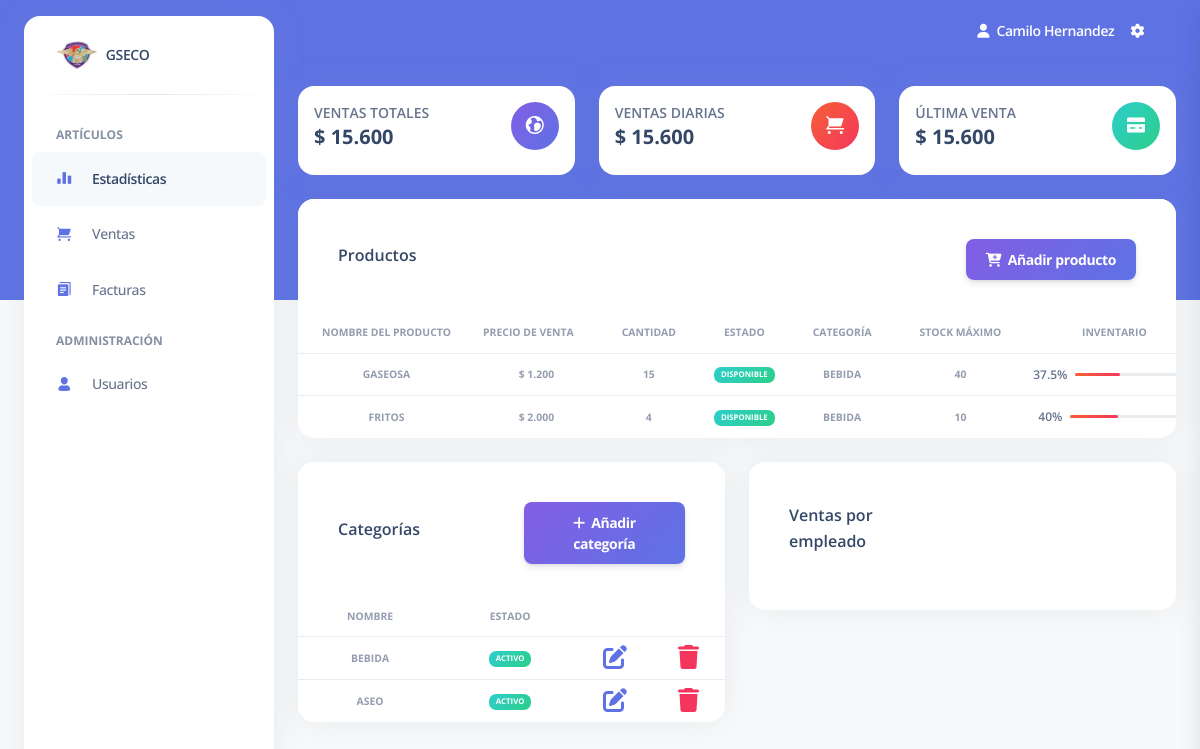
/stats.php (signed in), run on the app's committed database.
### tables this page shows
CREATE TABLE `usuario` (
  `id_usuario` int(10) UNSIGNED NOT NULL,
  `nombres` varchar(45) NOT NULL,
  `apellidos` varchar(45) NOT NULL,
  `tipo_documento` varchar(45) NOT NULL,
  `num_documento` varchar(45) NOT NULL,
  `email` varchar(45) NOT NULL,
  `password` varchar(45) NOT NULL,
  `estado` tinyint(1) NOT NULL DEFAULT 1,
  `rol_id_rol` int(10) UNSIGNED NOT NULL
);

CREATE TABLE `categoria` (
  `id_categoria` int(10) UNSIGNED NOT NULL,
  `nombre` varchar(45) NOT NULL,
  `estado` tinyint(1) NOT NULL DEFAULT 1
);

### stats.php (the view, shortened to what the rows shown need)
<?php
include_once("conexion.php");
include_once("Consultas.php");
require('./models/categoria.php');
$cat = new Categoria();
$categorias = $cat->index();
?>
<!DOCTYPE html>
<html lang="es">
<head>
  <link href="./assets/css/nucleo-icons.css" rel="stylesheet" />
  <link href="./assets/css/nucleo-svg.css" rel="stylesheet" />
  <link href="./assets/css/nucleo-svg.css" rel="stylesheet" />
  <link id="pagestyle" href="./assets/css/argon-dashboard.css?v=2.0.2" rel="stylesheet" />
</head>
<body class="g-sidenav-show bg-gray-100">
  <main class="main-content position-relative border-radius-lg ">
    <nav class="navbar navbar-main navbar-expand-lg px-0 mx-4 shadow-none border-radius-xl " id="navbarBlur"
      data-scroll="false">
      <div class="container-fluid py-1 px-3">
        <div class="collapse navbar-collapse mt-sm-0 mt-2 me-md-0 me-sm-4" id="navbar">
          <ul class="navbar-nav  justify-content-end">
            <li class="nav-item d-flex align-items-center">
              <a class="nav-link text-white font-weight-bold px-0">
                <i class="fa fa-user me-sm-1"></i>
                <span class="d-sm-inline d-none text-capitalize">
                  <?php echo $nombreUsuario; ?>
                </span>
                <div class="wrap">
              </a>
            </li>
          </ul>
        </div>
      </div>
    </nav>
    <div class="container-fluid py-4">
      <div class="row mt-4">
        <div class="col-xl-12">
          <div class="card">
            <div class="table-responsive">
              <table class="table align-items-center mb-0">
                <thead>
                  <tr>
                    <th align="center"
                      class="text-center text-uppercase text-black text-xxs font-weight-bolder opacity-7">
                      Nombre del producto</th>
                    <th align="center"
                      class="text-center text-uppercase text-black text-xxs font-weight-bolder opacity-7 ps-2">
                      Precio de venta</th>
                    <th align="center"
                      class="text-center text-uppercase text-black text-xxs font-weight-bolder opacity-7">
                      Cantidad</th>
                    <th align="center"
                      class="text-center text-uppercase text-black text-xxs font-weight-bolder opacity-7">
                      Estado</th>
                    <th align="center"
                      class="text-center text-uppercase text-black text-xxs font-weight-bolder opacity-7">
                      Categoría</th>
                    <th align="center"
                      class="text-center text-uppercase text-black text-xxs font-weight-bolder opacity-7">
                      Stock máximo</th>
                    <th align="center"
                      class="text-center text-uppercase text-black text-xxs font-weight-bolder opacity-7">
                      Inventario</th>
                  </tr>
                </thead>
              </table>
            </div>
          </div>
        </div>
      </div>
      <div class="row mt-4">
        <div class="col-xl-6">
          <div class="card">
            <div class="table-responsive">
              <table class="table align-items-center mb-0">
                <thead>
                  <tr>
                    <th align="center"
                      class="text-center text-uppercase text-black text-xxs font-weight-bolder opacity-7">
                      Nombre</th>
                    <th align="center"
                      class="text-center text-uppercase text-black text-xxs font-weight-bolder opacity-7">
                      Estado</th>
                    <th align="center"
                      class="text-center text-uppercase text-black text-xxs font-weight-bolder opacity-7">
                    </th>
                    <th align="center"
                      class="text-center text-uppercase text-black text-xxs font-weight-bolder opacity-7">
                    </th>
                  </tr>
                </thead>
                <tbody>
                  <?php foreach ($categorias as $cat) { ?>
                    <tr>
                      <td align="center"
                        class="text-center text-uppercase text-black text-xxs font-weight-bolder opacity-7">
                        <?php echo $cat->nombre ?>
                      </td>
                      <td align="center" class="text-center text-uppercase text-black text-xxs font-weight-bolder">
                        <?php
                        if ($cat->estado == 1) {
                          echo '<span class="badge badge-sm bg-gradient-success">Activo</span>';
                        } else {
                          echo '<span class="badge badge-sm bg-gradient-danger">Inactivo</span>';
                        }
                        ?>
                      </td>
                      <td align="center" class="text-center text-black text-xxs font-weight-bolder">
                        <a data-bs-toggle="tooltip" title="Editar" class="text-primary font-weight-bold text-xs"
                          href=""><i class="fas fa-edit" style='font-size:24px'></i></a>
                      </td>
                      <td align="center" class="text-center text-black text-xxs font-weight-bolder">
                        <a data-bs-toggle="tooltip" title="Borrar" class="text-danger font-weight-bold text-xs" href=""><i
                            class="fas fa-trash" style='font-size:24px'></i></a>
                      </td>
                    </tr>
                    <?php
                  }
                  ?>
                </tbody>
              </table>
            </div>
          </div>
        </div>
      </div>
  </main>
</body>
</html>

### data on the page
usuario: nombreUsuario "Camilo Hernandez"
categoria: nombre "BEBIDA", estado "ACTIVO"
categoria: nombre "ASEO", estado "ACTIVO"

### other printed values
$totalVenta "15.600"
$totalDiario "15.600"
$art->nombre "GASEOSA"
$precioVenta "1.200"
$art->stock "15"
$art->categoria "BEBIDA"
$art->stock_deseado "40"
$porcentaje "37.5"
$art->nombre "FRITOS"
$precioVenta "2.000"
$art->stock "4"
$art->stock_deseado "10"
$porcentaje "40"
